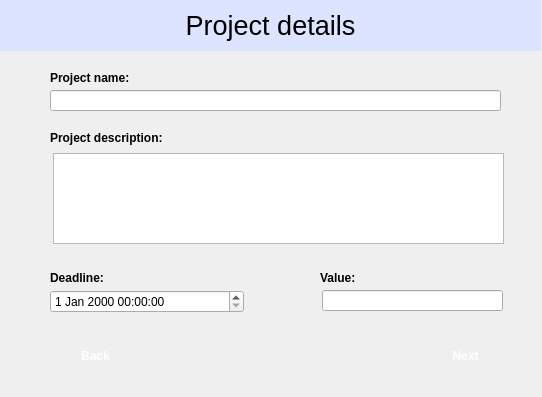
<?xml version="1.0" encoding="UTF-8"?>
<ui version="4.0">
 <class>Dialog</class>
 <widget class="QDialog" name="Dialog">
  <property name="geometry">
   <rect>
    <x>0</x>
    <y>0</y>
    <width>542</width>
    <height>397</height>
   </rect>
  </property>
  <property name="font">
   <font>
    <bold>false</bold>
   </font>
  </property>
  <property name="windowTitle">
   <string>Dialog</string>
  </property>
  <widget class="QPushButton" name="nextButton">
   <property name="geometry">
    <rect>
     <x>420</x>
     <y>340</y>
     <width>91</width>
     <height>31</height>
    </rect>
   </property>
   <property name="font">
    <font>
     <bold>true</bold>
    </font>
   </property>
   <property name="cursor">
    <cursorShape>PointingHandCursor</cursorShape>
   </property>
   <property name="styleSheet">
    <string notr="true">background-color: rgb(26, 41, 255);
color: rgb(255, 255, 255);</string>
   </property>
   <property name="text">
    <string>Next</string>
   </property>
   <property name="autoDefault">
    <bool>false</bool>
   </property>
   <property name="flat">
    <bool>true</bool>
   </property>
  </widget>
  <widget class="QLineEdit" name="nameBox">
   <property name="geometry">
    <rect>
     <x>50</x>
     <y>90</y>
     <width>451</width>
     <height>21</height>
    </rect>
   </property>
  </widget>
  <widget class="QLabel" name="label">
   <property name="geometry">
    <rect>
     <x>0</x>
     <y>0</y>
     <width>541</width>
     <height>51</height>
    </rect>
   </property>
   <property name="font">
    <font>
     <pointsize>20</pointsize>
     <bold>false</bold>
    </font>
   </property>
   <property name="styleSheet">
    <string notr="true">background-color: rgb(220, 228, 255);</string>
   </property>
   <property name="text">
    <string>Project details</string>
   </property>
   <property name="alignment">
    <set>Qt::AlignmentFlag::AlignCenter</set>
   </property>
  </widget>
  <widget class="QLabel" name="label_2">
   <property name="geometry">
    <rect>
     <x>50</x>
     <y>70</y>
     <width>91</width>
     <height>16</height>
    </rect>
   </property>
   <property name="font">
    <font>
     <bold>true</bold>
    </font>
   </property>
   <property name="text">
    <string>Project name:</string>
   </property>
  </widget>
  <widget class="QTextEdit" name="descriptionBox">
   <property name="geometry">
    <rect>
     <x>53</x>
     <y>153</y>
     <width>451</width>
     <height>91</height>
    </rect>
   </property>
  </widget>
  <widget class="QLabel" name="label_3">
   <property name="geometry">
    <rect>
     <x>50</x>
     <y>130</y>
     <width>121</width>
     <height>16</height>
    </rect>
   </property>
   <property name="font">
    <font>
     <bold>true</bold>
    </font>
   </property>
   <property name="text">
    <string>Project description:</string>
   </property>
  </widget>
  <widget class="QDateTimeEdit" name="deadlineBox">
   <property name="geometry">
    <rect>
     <x>50</x>
     <y>290</y>
     <width>194</width>
     <height>23</height>
    </rect>
   </property>
  </widget>
  <widget class="QLabel" name="label_4">
   <property name="geometry">
    <rect>
     <x>50</x>
     <y>270</y>
     <width>121</width>
     <height>16</height>
    </rect>
   </property>
   <property name="font">
    <font>
     <bold>true</bold>
    </font>
   </property>
   <property name="text">
    <string>Deadline:</string>
   </property>
  </widget>
  <widget class="QPushButton" name="backButton">
   <property name="geometry">
    <rect>
     <x>50</x>
     <y>340</y>
     <width>91</width>
     <height>31</height>
    </rect>
   </property>
   <property name="font">
    <font>
     <bold>true</bold>
    </font>
   </property>
   <property name="cursor">
    <cursorShape>PointingHandCursor</cursorShape>
   </property>
   <property name="styleSheet">
    <string notr="true">background-color: rgb(98, 132, 255);
color: rgb(255, 255, 255);</string>
   </property>
   <property name="text">
    <string>Back</string>
   </property>
   <property name="autoDefault">
    <bool>false</bool>
   </property>
   <property name="flat">
    <bool>true</bool>
   </property>
  </widget>
  <widget class="QLineEdit" name="valueBox">
   <property name="geometry">
    <rect>
     <x>322</x>
     <y>290</y>
     <width>181</width>
     <height>21</height>
    </rect>
   </property>
  </widget>
  <widget class="QLabel" name="label_5">
   <property name="geometry">
    <rect>
     <x>320</x>
     <y>270</y>
     <width>121</width>
     <height>16</height>
    </rect>
   </property>
   <property name="font">
    <font>
     <bold>true</bold>
    </font>
   </property>
   <property name="text">
    <string>Value:</string>
   </property>
  </widget>
 </widget>
 <resources/>
 <connections/>
</ui>
